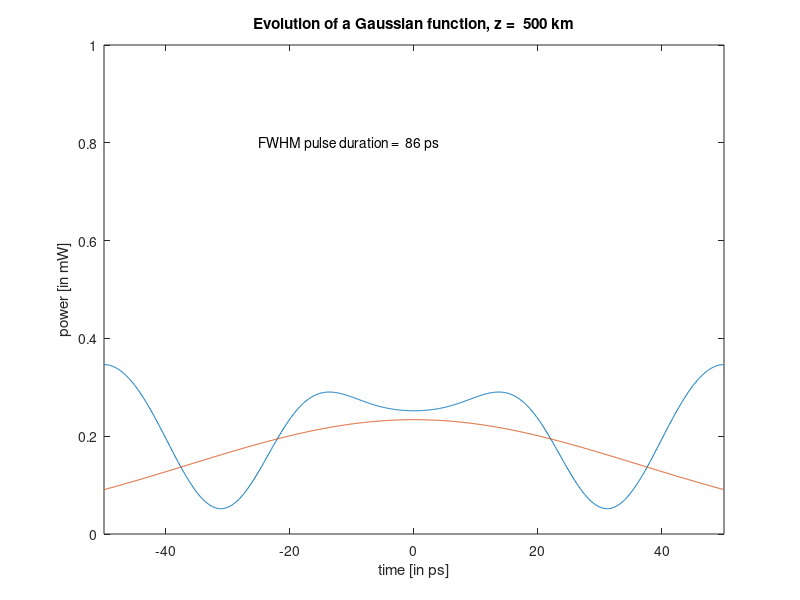

MATLAB code to generate this figure:
% Gauss_evolve
%
% Calculate and plot the evolution in an optical fiber of a Gaussian pulse

% Input parameters
%
N = 1024          % total number of points kept in time window
T_domain = 100    % total time domain kept [in ps]
t_FWHM_0 = 20     % initial pulse FWHM [in ps]
P_0 = 1           % initial peak power [in mW]
D = -1            % dispersion coefficient [in  ps/nm-km]
z_plot = [0 100 200 500]  % z-values to plot [in km]

% Derived parameters
%
Delta_t = T_domain/N;        % node spacing in time
Delta_om = 2*pi/T_domain;    % node spacing in radial frequency
Amp = sqrt(P_0);             % initial amplitude of the Gaussian
t_0 = t_FWHM_0/(2*sqrt(log(2)));   % initial pulse standard deviation
k_0_dp = -1.2*D;  % translation to ps^2/km
                  % WARNING:  Only valid at 1.5 microns

% Input vectors
%
t_vec = Delta_t*(-N/2:1:(N/2)-1);    %create array of time points
om_vec = Delta_om*(-N/2:1:(N/2)-1);  %create array of radial frequency points
u_vec = Amp*exp(-t_vec.^2/(2*t_0^2));  %create array of initial amplitudes

% Shift u-vec for the DFT
%
a_vec(1:N/2) = u_vec((N/2)+1:N);
a_vec((N/2)+1:N) = u_vec(1:N/2);

% Shift and square om_vec for use in calculating z-evolution
%
om_vec_square_shift(1:N/2) = om_vec((N/2)+1:N).^2;
om_vec_square_shift((N/2)+1:N) = om_vec(1:N/2).^2;

% Carry out IFFT (appropriate for physics convention)
%
a_tilde_vec = ifft(a_vec,N);

% Enter loop to determine and plot z-evolution
%
n_plot = length(z_plot);   %determine number of z-values
for i_plot = 1:n_plot;
    
    % Determine the z-value and the exponential factor for evolution
    %
    z_val = z_plot(i_plot);
    factor = exp((sqrt(-1)/2)*k_0_dp*om_vec_square_shift*z_val);
       % NOTE:  I use sqrt(-1) for i to avoid problems with re-definition
    
    % Carry out the z-shift and transform to time domain
    %
    a_tilde_vec_z = a_tilde_vec.*factor;
    a_vec_z = fft(a_tilde_vec_z,N);
    
    % Calculate powers as a function of array number and time
    %
    P_a_z = a_vec_z.*conj(a_vec_z);   % power as a function of array number
    P_u_z(1:N/2) = P_a_z((N/2)+1:N);  % shift to obtain power as a ...
    P_u_z((N/2)+1:N) = P_a_z(1:N/2);  % function of time
    
    % Calculate analytical formula for the power for comparison
    %
    t_z = sqrt(t_0^2 + (k_0_dp*z_val)^2/t_0^2);  % new standard deviation
    t_FWHM_z = 2*sqrt(log(2))*t_z;               % new FWHM duration
    P_comp_z = P_0*(t_0/t_z)*exp(-t_vec.^2/t_z^2);
    
    % Plot results
    %
    plot(P_a_z)                      % power as a function of array number
    axis([1 N 0 P_0])
    xlabel('array number')
    ylabel('power [in mW]')
    titlabel = sprintf('Evolution of a Gaussian function, z = %4.0f km'...
        ,z_val);
    title(titlabel)
    timetext = sprintf('FWHM pulse duration = %3.0f ps',t_FWHM_z);
    text(0.25*N, 0.8*P_0,timetext)
    pause
    %
    plot(t_vec,[P_u_z;P_comp_z])     % power as a function of time
    axis([-T_domain/2 T_domain/2 0 P_0])
    xlabel('time [in ps]')
    ylabel('power [in mW]')
    titlabel = sprintf('Evolution of a Gaussian function, z = %4.0f km'...
        ,z_val);
    title(titlabel)
    % --- suppress plotting of t_FWHM when it will overlap plot
    if t_0/t_z < 0.8
        timetext = sprintf('FWHM pulse duration = %3.0f ps',t_FWHM_z);
        text(-0.25*T_domain, 0.8*P_0,timetext)
    end
    
    pause
end   
